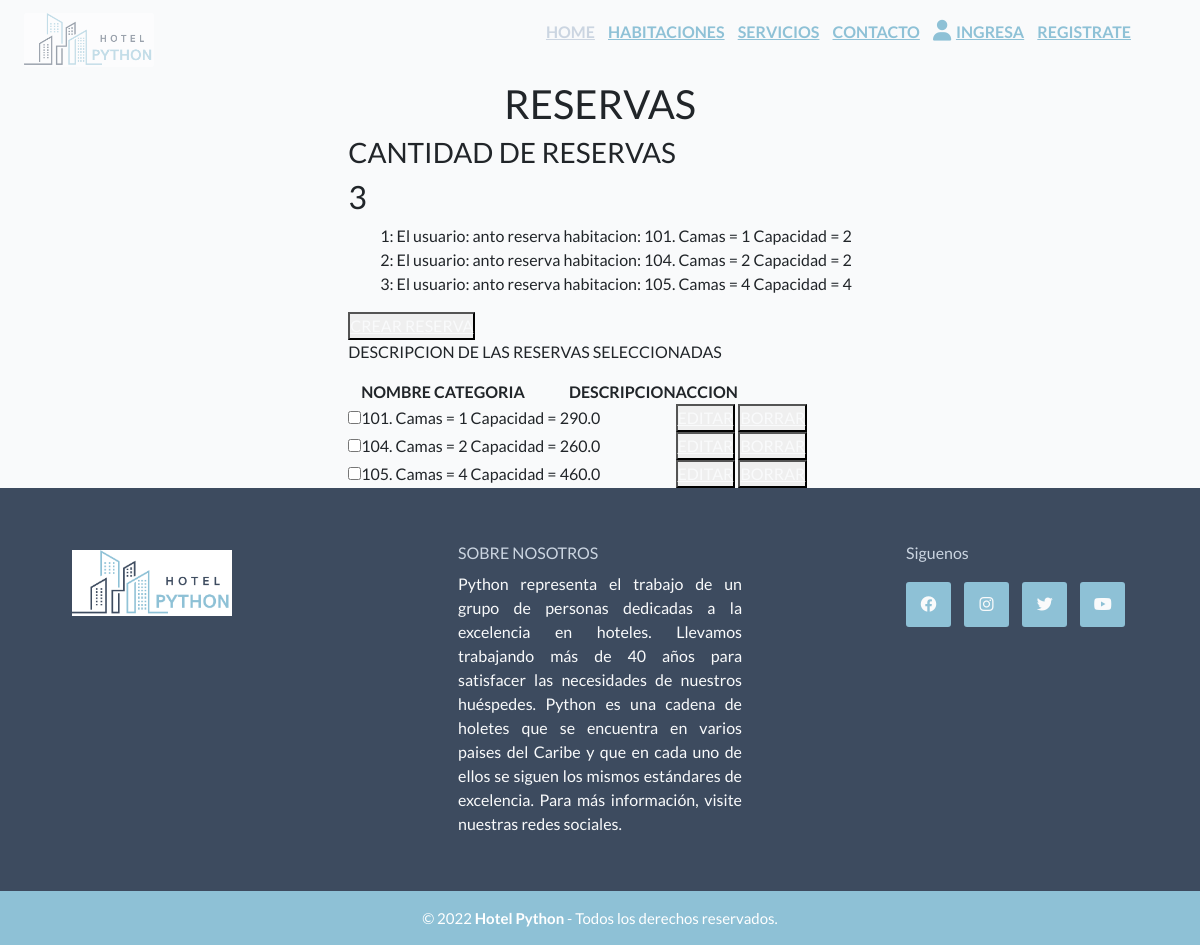
/book/, run on the app's committed database.
### appstaff/models.py (models this page shows)
class Reserva(models.Model):
    class Meta:
        db_table = 'reservas'
        get_latest_by = ['id']
    room = models.ForeignKey(Habitacion, on_delete=models.CASCADE, default=2)
    user = models.ForeignKey(User, on_delete=models.CASCADE)
    fecha_reserva = models.DateTimeField(auto_now_add=True)
    check_in = models.DateField(null=True, blank=True)
    check_out = models.DateField(null=True, blank=True)
    adultos = models.IntegerField(null=True, blank=True)
    ninios = models.IntegerField(default=0, null=True, blank=True)
    monto =  models.FloatField(null=True, blank=True)
    telefono = models.IntegerField(null=True, blank=True)
    comentario = models.CharField(max_length=150, blank=True, null=True)
    reserva_cod = models.CharField(max_length=100, default="null")
    estado = models.IntegerField(default=2, help_text= 'Anulada 0, Confirmada 1, Pendiente 2')
    def __str__(self):
        return f'El usuario:  {self.user.username} reserva habitacion: {self.room}'

class Habitacion(models.Model):
    class Meta:
        db_table = 'habitacion'
    numero =  models.IntegerField( unique = True)
    piso = models.IntegerField(blank=True , null= True)
    camas = models.IntegerField(default=1)
    capacidad = models.IntegerField(blank=True , null= True)
    precio = models.FloatField(max_length=7, blank=True , null= True)
    detalle = models.CharField(max_length=150, blank=True , null= True)
    estado = models.IntegerField(default=1, help_text= 'Ocupada 0, Desocupada 1, Mantenimiento 2')
    categoria = models.ForeignKey(CategoriaHabitacion,  on_delete=models.CASCADE, blank=True , null= True)
    def __str__(self):
        return f'{self.numero}. Camas = {self.camas} Capacidad = {self.capacidad}'

### appstaff/views.py (the view)
# urls.py: path('book/', views.book, name= 'book'),
def book(request):
    reservas = Reserva.objects.all()
    habitaciones = Habitacion.objects.all()
    categorias = CategoriaHabitacion.objects.all()
    total_reservas = Reserva.objects.count()
    return render(request, 'book.html', {
        'reservas': reservas,
        'categorias': categorias,
        'cantidad': total_reservas,
        'habitaciones': habitaciones
    })

### templates/book.html
{% extends 'base.html' %}
{% load static %}
{% block main %}
        <section class="titulo">
            <h1>RESERVAS</h1>
        </section>
<div class="wrapper">
    <div class="fast_dashboard">
        <h3>CANTIDAD DE RESERVAS</h3>
        <h2>{{ cantidad }}</h2>
        {% if cantidad < 5 %}
            <ul  class="lista_tareas">
                {% for reserva in reservas %}
                    <li>{{ forloop.counter }}:  {{ reserva }}</li>
                {% endfor %}
            </ul>
        {% endif %}
        <div>
            <button><a href="{% url 'create_book' %}">CREAR RESERVA</a></button>
        </div>
    </div>
    <div class="crud">
        <div id="details">
            <div>
                <p>DESCRIPCION DE LAS RESERVAS SELECCIONADAS</p>
            </div>
        </div>
        <div class="all_objects">
            <table>
                <thead>
                    <th></th>
                    <th>NOMBRE CATEGORIA</th>
                    <th>DESCRIPCION</th>
                    <th>ACCION</th>
                </thead>
                {% for reserva in reservas %}
                <tbody>
                    <tr >
                        <td>
                            <input type="checkbox" data-id={{ reserva.id }}>
                        </td>
                        <td>
                            {{ reserva.room }}
                        </td>
                        <td>{{ reserva.monto }}</td>
                        <td>
                            <button><a href="{% url 'edit_book' reserva.id %}">EDITAR</a></button>
                            <button><a href="{% url 'delete_book' reserva.id %}">BORRAR</a></button>
                        </td>
                    </tr>
                </tbody>
                {% endfor %}
            </table>
        </div>
    </div>
</div>
{% endblock %}

### static/css/style.css (style rules this page uses)
:root { --brand-color: rgb(142, 193, 214); --dark-color: rgb(61, 75, 95); --mid-color: rgb(203, 213, 225); --light-color: rgb(249, 250, 251); }
* { margin: 0; padding: 0; box-sizing: border-box; text-decoration: none; list-style: none; font-family: 'Lato', sans-serif; }
html { scroll-behavior: smooth; }
body { background: var(--light-color); scroll-behavior: smooth; }
.content h2, a { color: var(--light-color); margin: 10px 0; }

### data on the page
Reserva: user+room "El usuario: anto reserva habitacion: 101. Camas = 1 Capacidad = 2", room "101. Camas = 1 Capacidad = 2", monto "90.0"
Reserva: user+room "El usuario: anto reserva habitacion: 104. Camas = 2 Capacidad = 2", room "104. Camas = 2 Capacidad = 2", monto "60.0"
Reserva: user+room "El usuario: anto reserva habitacion: 105. Camas = 4 Capacidad = 4", room "105. Camas = 4 Capacidad = 4", monto "60.0"

### other printed values
{{ cantidad }} "3"
